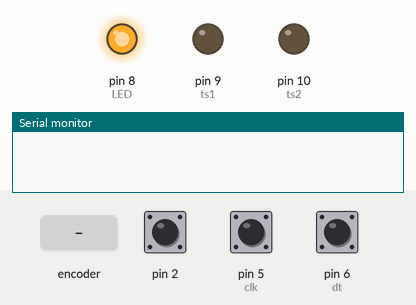
Bench run of a sketch on a simulated Arduino Uno, built with avr-gcc and run on an emulated ATmega328P. On the bench: output pins drawn as LEDs (lit = HIGH), the last lines printed to the serial monitor. Inputs (shaded band) come from the test bench; at power-on: pin 2 HIGH, pin 5 (clk) HIGH, pin 6 (dt) HIGH.

Above: at 1.2 s.
1.3 s: rotary encoder on pin 5 (clk) / pin 6 (dt) turned 1 step (first pin leading)
At 2.5 s:
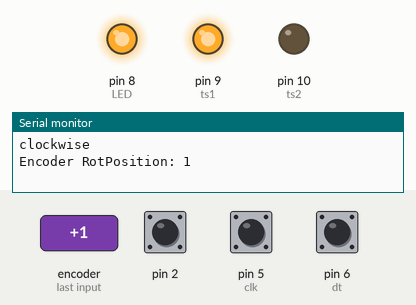
4.5 s: pin 2 pulsed HIGH 5 times (0.12 s each, 0.3 s apart)
At 5.17 s:
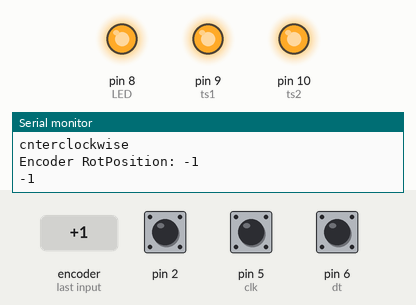
Timing chart, 0 to 7.5 s (numbered marks = the images above; inputs shaded):
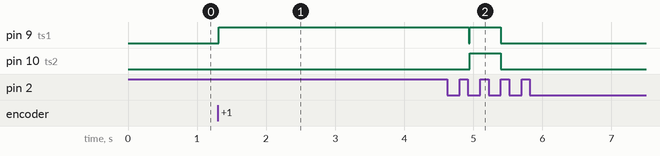

Measured:
- after the input at 1.3 s, pin 9 (ts1): LOW → HIGH at once
- after the input at 4.5 s, pin 9 (ts1): HIGH → LOW after 0.43 s, → HIGH 0.02 s later, → LOW 0.45 s later; pin 10 (ts2): LOW → HIGH after 0.45 s, → LOW 0.45 s later

The sketch:

_2.ino
```cpp
// 한 바퀴 돌리면 한 바퀴 돎

#define ts1 9
#define ts2 10

 int clk = 5;  // Pin 9 to clk on encoder // clk 핀은 5
 int dt = 6;  // Pin 8 to dt on encoder // dt 핀은 6
 int RotPosition = 0;
 int rotation;
 int value;
 int LED = 8; // LED 핀은 8
 int SW=7; // SW 핀은 7
 int cnt=0;

 void setup() {
   Serial.begin (9600);
   pinMode (ts1, OUTPUT); // 출력 트랜지스터1 9
   pinMode (ts2, OUTPUT); // 출력 트랜지스터2 10
   pinMode (clk,INPUT); // 입력 clk 5
   pinMode (dt,INPUT); // 입력 dt 6
   rotation = digitalRead(clk); // KY-040을 통한 clk 수를 rotation에 입력
   pinMode (LED, OUTPUT); // 출력 LED 8
   digitalWrite(LED,HIGH); // LED에 불 들어오게 하기
   pinMode (SW,INPUT); // 입력 스위치 7
   pinMode(2,INPUT); // 입력 2
 }

 int val1=digitalRead(2); // 2의 입력을 val1에 저장


 void loop() {
  while(1){
   value = digitalRead(clk); // 클릭 수 value에 저장

   // #1
     if (value != rotation){ // we use the dt pin to find out which way we turning. // 처음 값과 현재 값이 다를 때
      if (digitalRead(dt) != value) {  // Clockwise 시계 방향
        RotPosition ++;
        Serial.println ("clockwise"); // 시계방향이라고 프린트
      }
      else { //cnterclockwise 반시계 방향
       Serial.println("cnterclockwise"); // 반시계방향이라고 프린트
       RotPosition--;
      }
      Serial.print("Encoder RotPosition: ");
      Serial.println(RotPosition);
    }
   rotation = value;

  // #2
   if (1){ // 입력 스위치가 비활성화일 때
      int Motor_clk = RotPosition * 3;
//      digitalWrite(LED, HIGH);
      delay(10);
      if (Motor_clk>0){ // RotPosition이 1 이상일 때
        while(1){
          int MS=map(0,0,1023,255,0);
          digitalWrite(ts1, HIGH);
          int val2=digitalRead(2);
          if (val2!=val1){
            cnt++;
            Serial.println(cnt);
            val1=val2;
          }
          if (cnt==Motor_clk){
            break;
          }
        }
      }
      delay(10);
      if (Motor_clk<0){
        while(1){
          int MS=map(0,0,1023,255,0);
          digitalWrite(ts1, HIGH);
          digitalWrite(ts2, HIGH);
          int val2=digitalRead(2);
          if (val2!=val1){
            cnt--;
            Serial.println(cnt);
            val1=val2;
          }
          if (cnt==Motor_clk){
            break;
            }
          }
        }
      digitalWrite (ts1, LOW);
      digitalWrite (ts2, LOW);
      break;
   }
  } // while문의 끝


   RotPosition = 0;
   cnt=0;
   int val1=digitalRead(2);

 }
```
